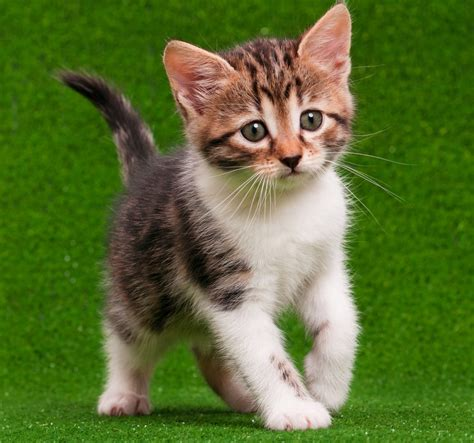
#> input picture Desktop/Task2_session2/th1.jpg, 474 x 443 px
$ python task1.py
#> lines starting #> are read from the running program, lines starting #| are printed output that depends on the picture
import numpy as np
import cv2
img= cv2.imread('th1.jpg')
#> img is the input picture: shape (443, 474, 3); mean B, G, R 50.1, 111.2, 91
img1=cv2.cvtColor (img,cv2.COLOR_BGR2GRAY)
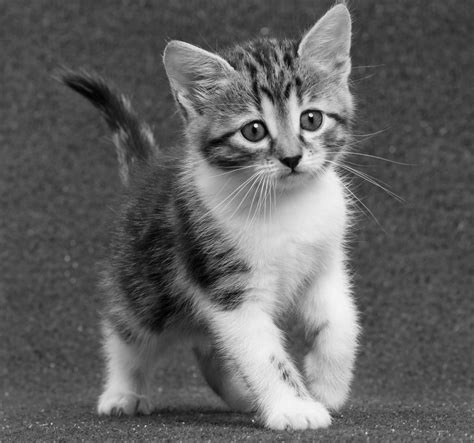
#> img1: shape (443, 474); min 0, max 247, mean 98.2
cv2.imshow("img",img1)
cv2.waitKey(0)
cv2.destroyAllWindows()
